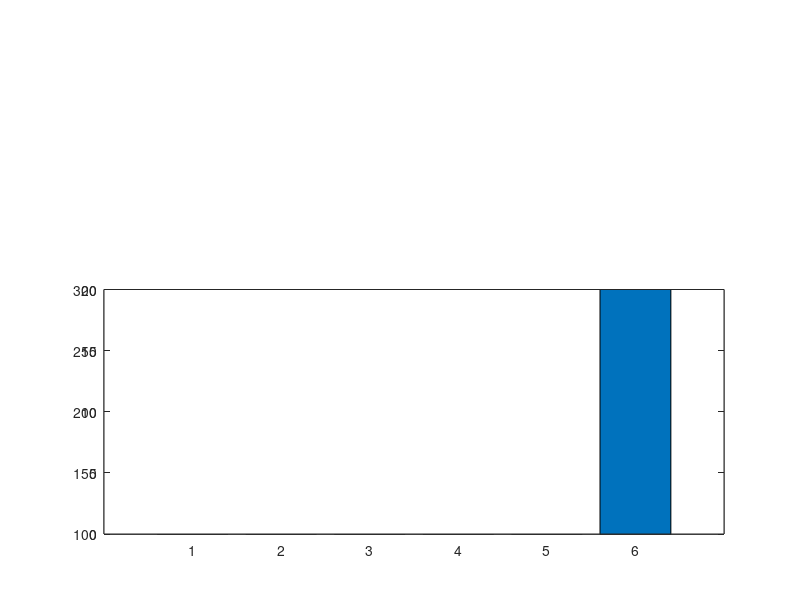

Reproduce this figure in MATLAB.
a=[1 3 6 4 5 300];

ylim1=[0 20];
ylim2=[100 300];
xlim=[0 length(a)+1];

figure;

% retrieve your default axis pos
clf;
p0=get(gca,'position')
delete(gcf);

% create axis1
%a1=axes('position',[p0(1) p0(2) p0(3)/2-.025 p0(4)]);
a1=axes('position',[p0(1) p0(2) p0(3) p0(4)/2]);
%a2=axes('position',[p0(1) p0(4)/2+.145 p0(3) p0(4)/2])
%barh(a);
bar(a);
set(a1,'ylim',ylim1);
%set(a2,'xlim',xlim,'ylim',ylim2);
%set(a2,'xtick',[]);
%box off;

% create axis2
%a2=axes('position',[p0(1)+p0(3)/2+.025 p0(2) p0(3)/2-.025 p0(4)]);
%a2=axes('position',[p0(1) p0(4)/2+.145 p0(3) p0(4)/2])
%a2=axes('position',[p0(1) p0(4)/2+.145 p0(3) p0(4)/3])
%a2=axes('position',[p0(1) p0(4)/2+.145 p0(3) p0(4)/2])
a2=axes('position',[p0(1) p0(2) p0(3) p0(4)/2]);
%barh(a);
bar(a);

%set(a2,'ylim',ylim1);
%set(a2,'ylim',ylim2);
set(a2,'xlim',xlim,'ylim',ylim2);
set(a2,'xtick',[]);
%set(a2,'xcolor',get(a2,'color'));
%box off

%%%%%%%%%%%%%%%% plotting %%%%%%%%%%%%%%%%%%%%%
output = "break_axis";

%figure;
saveas(1, strcat(output, ".png"));

%box off
